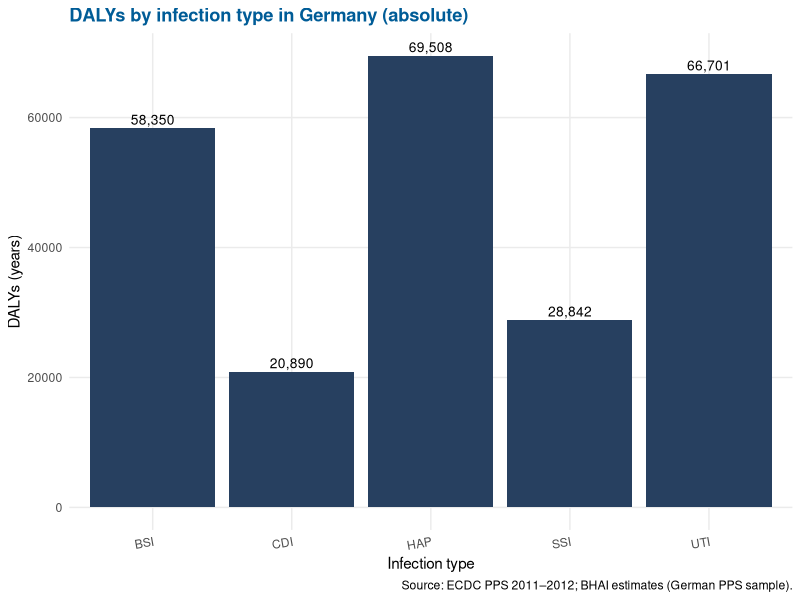

Write R code to recreate this figure.
## ---- chunk 1
#| label: tbl-burden
#| tbl-cap: "Estimated HAI burden per 100,000 population, Germany vs EU/EEA (2011–2012)"
#| message: false
#| warning: false
#| code-fold: true

burden <- data.frame(
  Metric   = c("Cases (per 100k)", "Deaths (per 100k)", "DALYs (per 100k)"),
  Germany  = c(592, 20.1, 308),
  EU_EEA   = c(468, 15.6, 290)
)

knitr::kable(
  burden,
  caption = NULL,
  align = c("l","r","r"),
  booktabs = TRUE
)


## ---- chunk 2
#| label: fig-types
#| fig-cap: "Germany’s HAI burden by infection type (DALYs, German PPS 2011–2012)"
#| fig-width: 7
#| fig-height: 4.5
#| message: false
#| warning: false
#| code-fold: true

library(ggplot2)

types_totals <- data.frame(
  Infection = c("HAP","BSI","UTI","SSI","CDI"),
  DALYs = c(69508, 58350, 66701, 28842, 20890)
)

ggplot(types_totals, aes(x = Infection, y = DALYs)) +
  geom_col(fill = "#274060") +
  geom_text(aes(label = scales::comma(DALYs)),
            vjust = -0.35, size = 3.5) +
  labs(title = "DALYs by infection type in Germany (absolute)",
       x = "Infection type",
       y = "DALYs (years)",
       caption = "Source: ECDC PPS 2011–2012; BHAI estimates (German PPS sample).") +
  theme_minimal() +
  theme(
    plot.title = element_text(face = "bold", color = "#005c97"),
    axis.text.x = element_text(angle = 10, hjust = 1),
    panel.grid.minor = element_blank()
  )

## ---- chunk 3
#| label: tbl-type-rates
#| tbl-cap: "HAI burden per 100,000 by infection type: Germany (PPS) vs EU/EEA (ECDC PPS), 2011–2012"
#| message: false
#| warning: false
#| code-fold: true

types_rates <- data.frame(
  Infection = c("HAP","UTI","BSI","SSI","CDI","ALL"),
  Germany_cases = c(132.0, 265.1, 33.4, 115.4, 44.6, 592.1),
  EU_EEA_cases  = c(143.7, 174.7, 22.2, 111.3, 16.0, 467.9),
  Germany_deaths = c(4.9, 4.5, 4.8, 2.9, 2.4, 20.1),
  EU_EEA_deaths  = c(5.3, 3.0, 3.3, 2.6, 0.9, 15.3),
  Germany_DALYs  = c(86.1, 82.6, 72.2, 35.7, 25.9, 308.2),
  EU_EEA_DALYs   = c(109.8, 57.1, 76.2, 35.1, 10.0, 290.0)
)

knitr::kable(
  types_rates,
  caption = NULL,
  align = c("l","r","r","r","r","r","r"),
  booktabs = TRUE,
  col.names = c("Infection","Cases DE","Cases EU","Deaths DE","Deaths EU","DALYs DE","DALYs EU")
)
